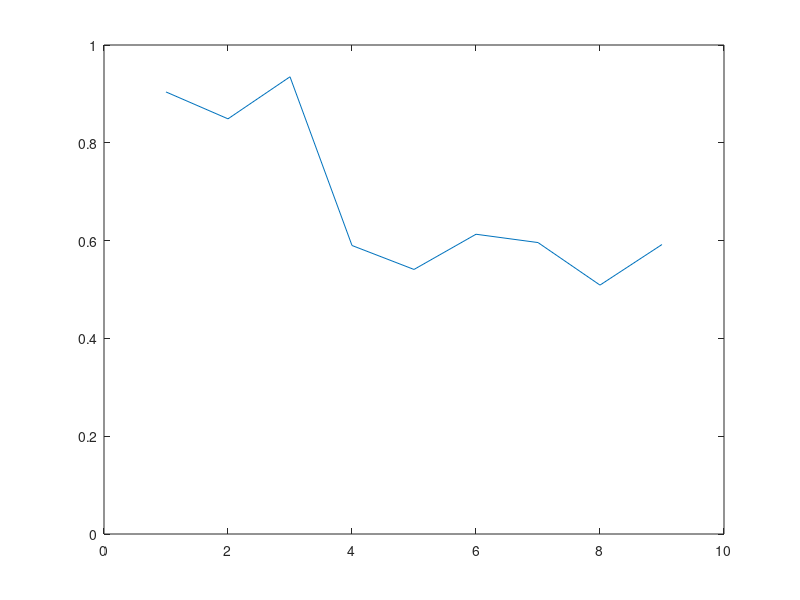

The MATLAB script that drew this image:
clear all
%Model Parameters
phi_p = 0.6;
phi_g=0.3;
phi_l=0.35;
gamma=0.97;% rate of change of primacy gradient across groups
sigma_gp=0.02;%
sigma_L=0.02;
sigma_v=0.005;
rho=0.7;
theta=0.003;
eta_NC=0.15;% learning rate for assoication between context and group
eta_O=0.15; % output interference

% experimental details
nTrials=1000;
listlength=9;
possGroupSize=[3 3];
time_Act = 1-exp(-0.5*1);

v=zeros(nTrials, listlength); % this can be easily pre-allocated, so should be
recalled_item=zeros(nTrials,listlength);

N_O=0; % counter for non recalled items

for t=1:nTrials
    
    r=zeros(1,listlength);
    
    
    % Here is what happens in model
    % We generated a longish vector of group sizes, then find first
    % group that takes us beyond list length. We truncate that group
    % and use only the groups we need
    
    groupSize=randsample(possGroupSize,listlength,true);% random
    
    % or constant within list, but varies across lists
    %groupSize=repmat(randsample(possGroupSize,1,true),1,listlength);
    
    cumulz = cumsum(groupSize);
    numGroups = find(cumulz>=listlength, 1, 'first'); % finds first instance
    if numGroups>1
        groupSize(numGroups) = listlength-cumulz(numGroups-1);
        groupSize = groupSize(1:numGroups);
    else
        groupSize = listlength;
    end
    
    lContext = ones(1,numGroups);     % control element for list context (each group has a list context)
    List_cue=1; % only have one list at the moment
    
    % make group markers
    gContext = [];
    pContext = [];
    absP = [];
    % set control elements
    
    for gz=1:length(groupSize)
        gContext = [gContext repmat(gz,1,groupSize(gz))];
        if groupSize(gz)>1
            pContext = [pContext linspace(0,1,groupSize(gz))];
        else
            pContext = [pContext 0];
        end
        absP = [absP 1:groupSize(gz)];
    end
    
    % cue for list and group and obtain group context
    Group_cue=1; % Current group
    get_group_info=1;
    % make x attempts at recall
    out_int=zeros(1,numGroups);
    gSupp = zeros(1,numGroups);
    
    eta_LC=time_Act+randn(1,numGroups)*sigma_L; % Eq A3
    eta_gv=gamma.^(absP-1)+randn(1,listlength)*sigma_gp; %Eq A10
    
    for outpos=1:listlength
        
        if get_group_info
            % list cue and group cue to context
            
            C_LC=(eta_LC+out_int).*phi_l.^abs(List_cue-lContext); %Eq A7 - control element for list
            C_NC=zeros(1,numGroups); % control element for group cue
            C_NC(Group_cue)=eta_NC;
            
            % output interference
            %             if out_int
            %                 C_NC(out_int)=eta_O;
            %             end
            
            %cue to a particular group
            C=C_NC+C_LC; % list and group control elements added
            [max_value,Current_Group]=max(C); % select most activated
            %C(Current_Group)=1; % set control element for most activared to 1
            
            
            % output interference acts on associations to l (so C_LC)
            out_int(Current_Group) = eta_O;
            
            Current_pContext = linspace(0,1,groupSize(Current_Group));
            if length(Current_pContext)==1
                Current_pContext=0;
            end
            
            withinPos=1; % set the within group maker to 1 for new group
            
            if gSupp(Current_Group)==0
                P_CG=time_Act; % assume no effect of time
            else
                P_CG=0; % we've already retrieved this, to set group context to null
            end
            get_group_info=0; % context and Current_Group remain the same
            
            
            out_int(Current_Group)=eta_O;
            
            gSupp(Current_Group) = 1;
            
        end
        
        v_GV = eta_gv.*phi_g.^abs(Current_Group-gContext); %Eq A11
        v_GV = P_CG.*(v_GV./sum(v_GV));
        v_PV = eta_gv.*...
            phi_p.^abs(Current_pContext(withinPos)-pContext); %Eq A14
        v_PV = v_PV/sum(v_PV);
        
        % sum group and item vectors to get activation of each item
        t_v = rho*v_GV + (1-rho)*v_PV; % Eq A15
        v(t,:)=t_v;
        % noisy retrieval Eq A16
        noise=randn(1,listlength)*sigma_v;
        a=(t_v+noise).*(1-r);
        
        % activation of two highest items
        [max_value,max_idx] = max(a);
        a(max_idx) = NaN;
        second_max = max(a);
        a = max_value; % retruns max_value into a
        
        if (max_value-second_max)>theta
            recalled_item(t,outpos)=max_idx;
            r(max_idx)=1;
        else
            recalled_item(t,outpos)=0;
        end
        
        withinPos=withinPos+1;% now recall of next item of current group will be attempted
        
        % check if we have reached end of current group
        if  withinPos>groupSize(Current_Group)
            get_group_info=1;
            Group_cue=Group_cue+1; % assume next group is accessed - serial recall
            if Group_cue > numGroups
                Group_cue = numGroups;
            end
        end
    end
end

% for i=1:listlength;
%     prop(i)=numel(find(recalled_item==i))/nTrials;
% end

% serial recall scoring
prop = mean(recalled_item==repmat(1:listlength,nTrials,1));
plot(prop)
ylim([0 1]);

Av_v=mean(v);
Av_a=mean(a);
